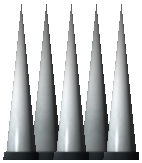
#> input picture build/exe.win-amd64-3.7/Media/Graphics/spikes.png, 142 x 163 px, found by its file name
$ python imageConversionTool.py
#> lines starting #> are read from the running program, lines starting #| are printed output that depends on the picture
from PIL import Image


# [20 lines of commented-out code are left out]

spikez = Image.open("Media\\Graphics\\spikes.png")
#> spikez is the input picture: PIL image 142x163 RGBA; mean R, G, B, A 67.8, 69.7, 70.4, 132.3
spikes = spikez.resize((72,72))
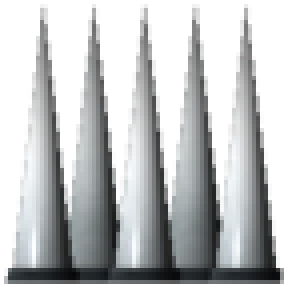
#> spikes: PIL image 72x72 RGBA (shown 4 times larger); mean R, G, B, A 76.1, 78.2, 79, 132.2; transparent parts drawn white
spikes.save("Media\\Graphics\\spikez.png")

#brickz = Image.open("Media\\Graphics\\brick.jpg")
#bricks = brickz.resize((64, 64))
#bricks.save("Media\\Graphics\\brickz.png")
